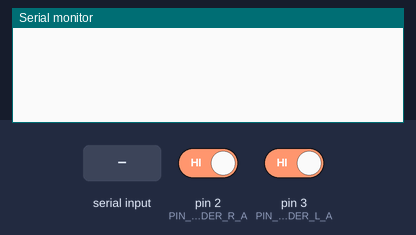
A sketch run on a simulated Arduino Uno, built with avr-gcc and run on an emulated ATmega328P. Parts: the last lines printed to the serial monitor. The inputs (shaded band) are chosen by the test bench; at power-on: pin 2 (PIN_ENCODER_R_A) HIGH, pin 3 (PIN_ENCODER_L_A) HIGH.

Above: at 1.7 s.
1.8 s: "90,45,200\n" received over Serial
At 2.7 s:
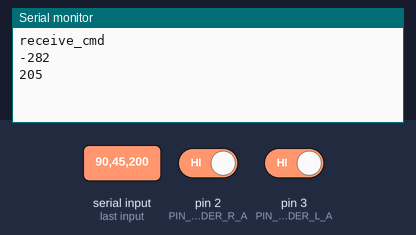
3.3 s: "0\n" received over Serial
At 3.8 s:
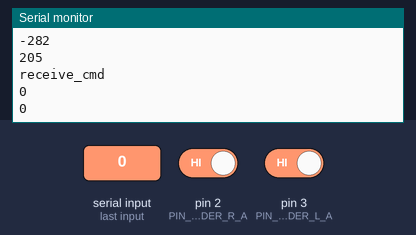
Timing chart, 0 to 6.3 s (numbered marks = the images above; inputs shaded):
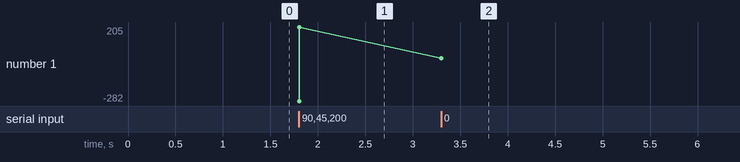

The sketch:

PID_RoboCraw.ino
```cpp
#include "MotorController.h"
#include <Arduino.h>
#include <Servo.h>


const int power_supply_pin = 10;
#define PIN_MOTOR_L 5
#define PIN_MOTOR_R 4
#define PIN_ENCODER_L_A 3
#define PIN_ENCODER_L_B 19
#define PIN_ENCODER_R_A 2
#define PIN_ENCODER_R_B 18
#define PWM_OUT_PIN0  5
#define PWM_OUT_PIN1  4

Servo myservo0, myservo1;
unsigned long current_time = 0, prev_time_10ms = 0, prev_time_100ms;
String reciev_str, send_str;
#define MOTOR_NUM 2
#define MOTOR_LEFT 0
#define MOTOR_RIGHT 1
MotorController motor_controllers[2];


float L_KP = 1.0;   // 標準ESC
float L_KI = 0.06;  // 標準ESC
float L_KD = 0.1;   // 標準ESC

float R_KP = 1.0;     // 標準ESC
float R_KI = 0.06;    // 標準ESC
float R_KD = 0.1;     // 標準ESC

float L_LPF = 0.00;   // 標準ESC
float R_LPF = 0.00;   // 標準ESC

//追記(2022/11/30 吉田)
float R_WHEEL_RADIUS = 0.0645 ; //車輪の半径(m)
float L_WHEEL_RADIUS = 0.0645 ; //車輪の半径(m)
float CURVATURE = 0.2 ; //曲率(曲線の曲がり具合)
float LINEAR_RATIO = 0.55 ;
float ANGULAR_RATIO = 0.25 ;
float TREAD = 0.455 ; //タイヤ間の距離(m)

int split(String data, char delimiter, String *dst) {
  int index = 0;
  int arraySize = (sizeof(data) / sizeof((data)[0]));
  int datalength = data.length();
  for (int i = 0; i < datalength; i++) {
    char tmp = data.charAt(i);
    if (tmp == delimiter) {
      index++;
      if (index > (arraySize - 1)) return -1;
    }
    else dst[index] += tmp;
  }
  return (index + 1);
}

void leftEncHandler() {
  motor_controllers[MOTOR_LEFT].updateEnc();
}

void rightEncHandler() {
  motor_controllers[MOTOR_RIGHT].updateEnc();
}

void setup() {
  Serial.begin(115200);
  pinMode(power_supply_pin, OUTPUT); //エンコーダーの給電用
  digitalWrite(power_supply_pin, HIGH);
  pinMode(PIN_ENCODER_L_A, INPUT_PULLUP);     //A相用信号入力　入力割り込みpinを使用　内蔵プルアップ有効
  pinMode(PIN_ENCODER_L_B, INPUT_PULLUP);     //B相用信号入力　内蔵プルアップ有効
  pinMode(PIN_ENCODER_R_A, INPUT_PULLUP);     //A相用信号入力　入力割り込みpinを使用　内蔵プルアップ有効
  pinMode(PIN_ENCODER_R_B, INPUT_PULLUP);     //B相用信号入力　内蔵プルアップ有効

  // LEFT
  motor_controllers[MOTOR_LEFT] = MotorController(PIN_ENCODER_L_A, PIN_ENCODER_L_B, PIN_MOTOR_L, 2048, 600, 100, L_LPF, L_KP, L_KI, L_KD, true);
  // RIGHT
  motor_controllers[MOTOR_RIGHT] = MotorController(PIN_ENCODER_R_A, PIN_ENCODER_R_B, PIN_MOTOR_R, 2048, 600, 100, R_LPF, R_KP, R_KI, R_KD, true);

  delay(10);

  attachInterrupt(digitalPinToInterrupt(PIN_ENCODER_L_A), leftEncHandler, RISING);
  attachInterrupt(digitalPinToInterrupt(PIN_ENCODER_R_A), rightEncHandler, RISING);
  // 外部割込みピンは直接レジスタをたたく。（Arduinoコンパイラの場合、同じブロックであるD4~D7も反応してしまう）

  // 初期値でモータ指示。起動時に停止を入力しないと保護機能が働き、回りません。
  for (int i = 0; i < MOTOR_NUM; i++) {
    motor_controllers[i].driveMotor();
  }

  delay(500); // 10msでもOKでした。確実に回すために設定（気持ち）
}

void send_speed()
{

  //Serial.print(motor_controllers[MOTOR_LEFT].getRpm()); // 制御量を見るため。開発用
  //Serial.print(motor_controllers[MOTOR_LEFT].rpm_); // 制御量を見るため。開発用
  //Serial.print("\n");
  //Serial.println(motor_controllers[MOTOR_RIGHT].getRpm());    //制御量を見るため。開発用
  //Serial.println(motor_controllers[MOTOR_RIGHT].rpm_);
  //Serial.print("0.0");  // カウンタが見たいだけ。あとで戻す

}

void job_10ms()
{
  for (int i = 0; i < MOTOR_NUM; i++) {
    motor_controllers[i].driveMotor();
  }

}

void job_100ms()
{
  send_speed();
}

void kinematics(String *linear_angular, int *cmd_rpm) {
  float linear_speed_ = linear_angular[0].toFloat();
  float angular_speed_ = linear_angular[1].toFloat();
  if (linear_speed_ > 3) {
    linear_speed_ = 3;
  }
  if (angular_speed_ > 2) {
    angular_speed_ = 1;
  }
  float new_right_velocity = 0.0; //更新速度(right)
  float new_left_velocity = 0.0; //更新速度(left)
  float right_velocity = 0.0;
  float left_velocity = 0.0;
  float l_rpm = 0.0;
  float r_rpm = 0.0;
  //各駆動輪の速度
  new_right_velocity = -(linear_speed_ * LINEAR_RATIO + angular_speed_ * ANGULAR_RATIO * (1 + (TREAD / 2) * CURVATURE)) ;
  new_left_velocity = linear_speed_ * LINEAR_RATIO - angular_speed_ * ANGULAR_RATIO * (1 + (TREAD / 2) * CURVATURE) ;
  if (right_velocity != new_right_velocity || left_velocity != new_left_velocity) {
    right_velocity = new_right_velocity ;
    left_velocity = new_left_velocity ;
  }
  //velocity to rpm変換
  cmd_rpm[0] = (right_velocity / R_WHEEL_RADIUS) * (60 / (2 * PI)) ;
  cmd_rpm[1] = (left_velocity / L_WHEEL_RADIUS) * (60 / (2 * PI)) ;
}

void recieve_cmd() {
  Serial.println("receive_cmd"); //文字列型で価を受け取る(例)"100,100"
  reciev_str = Serial.readStringUntil('\n');
  if (reciev_str.length() > 0) {
    String sp_reciev_str[2];
    split(reciev_str, ',', sp_reciev_str); //コンマで左右のrpmを区別する
    int cmd_rpm[2] ;
    kinematics(sp_reciev_str, cmd_rpm);
    for (int i = 0 ; i < 2 ; i ++ ) {
      Serial.println(cmd_rpm[i]);
    }
    for (int i = 0; i < MOTOR_NUM; i++) {
      motor_controllers[i].setTargetRpm(cmd_rpm[i]);
    }
  }
}


void loop()
{
  current_time = micros();  // オーバーフローまで約40分

  // 10msJob:drive_motor,calc_rpm
  if (current_time - prev_time_10ms > 10000) { // TODO 10秒で1msくらいズレる
    job_10ms();
    prev_time_10ms = current_time;
  }
  // 100msJob:print_rpm
  if (current_time - prev_time_100ms > 100000) { // TODO 1秒で1msくらいズレる
    job_100ms();
    prev_time_100ms = current_time;
  }

  if (Serial.available() > 0) {
    recieve_cmd();
  }
}
```

MotorController.cpp
```cpp
#include "Arduino.h"
#include "MotorController.h"

MotorController::MotorController() {
  initialized_ = false;
}

MotorController::MotorController(int enc_pin_a, int enc_pin_b, int servo_pin, int pulse_per_round, int max_speed, int control_hz, float lpf_rate, float kp, float ki, float kd, bool reverse) {

  // 引数で変数を初期化
  enc_pin_a_ = enc_pin_a;
  enc_pin_b_ = enc_pin_b;
  servo_pin_ = servo_pin;
  pulse_per_round_ = pulse_per_round;
  max_speed_ = max_speed;
  control_hz_ = control_hz;
  lpf_rate_ = lpf_rate;
  kp_ = kp;
  ki_ = ki;
  kd_ = kd;
  reverse_ = reverse;

  // 変数の初期化
  speed_ = 0;
  enc_ = 0;
  prev_enc_ = 0;
  rpm_ = 0.0;
  prev_rpm_ = 0.0;
  target_rpm_ = 0.0;
  prev_p_ = 0.0;
  prev_i_ = 0.0;
  stop_cnt = 0;


  // Servo変数にピンを割り当て
  servo_.attach(servo_pin_);

  //attachInterrupt(digitalPinToInterrupt(enc_pin_a_), &ChangedEncPin, RISING);

  initialized_ = true;
}

void MotorController::driveMotor() {
  if (!initialized_) {
    return;
  }

  // rpm_の更新
  calcRpm();

  pidControl();


  // サーボに書き込み
  servo_.writeMicroseconds(PULSE_CENTRAL + speed_);

  /**
    Serial.print("driveMotor: ");
    Serial.print(servo_pin_);
    Serial.print(",");
    Serial.print(target_rpm_);
    Serial.print(",");
    Serial.print(enc_);
    Serial.print(",");
    Serial.print(rpm_);
    Serial.print(",");
    Serial.println(pulse_);
  */
}

//static void MotorController::ChangedEncPin(){
//}

void MotorController::updateEnc() {
  if (!initialized_) {
    return;
  }

  if (LOW == digitalRead(enc_pin_b_)) {
    if (!reverse_) {
      enc_--;  // PINがLOW & 正転 -> デクリメント
    } else {
      enc_++;  // PINがLOW & 逆転 -> インクリメント
    }
  } else {
    if (!reverse_) {
      enc_++;  // PINがHIGH & 正転 -> インクリメント
    } else {
      enc_--;  // PINがHIGH & 逆転 -> デクリメント
    }
  }
}

void MotorController::setTargetRpm(float target_rpm) {
  if (!initialized_) {
    return;
  }

  target_rpm_ = target_rpm;

}

int MotorController::getCount() {
  if (!initialized_) {
    return 0;
  }

  return enc_;
}

float MotorController::getRpm() {
  if (!initialized_) {
    return 0.0;
  }
  return rpm_;
}

float MotorController::getSpeed() {
  if (!initialized_) {
    return 0.0;
  }

  return speed_;
}


void MotorController::calcRpm() {
  if (!initialized_) {
    return;
  }

  float rps;  // RPS
  int diff; // エンコーダカウントの差分
  float rpm_nolpf;  // RPM(LPF前)

  // エンコーダカウントの差分を生成
  diff = enc_ - prev_enc_;
  // ノイズで車体が動いていない時もカウントアップしてしまうため
  if (-3 < diff && diff < 3 ) {
    diff = 0;
    enc_ = prev_enc_;
  }
  //Serial.print(diff);
  //Serial.print(",");

  if (diff == 0) { // 0割り回避
    rpm_nolpf = 0.0;
  } else {
    // RPS 計算
    rps = (float)diff * (float)control_hz_ / (float)pulse_per_round_;

    // RPS -> RPM
    rpm_nolpf = rps * 60.0;
  }

  // RPM 計算
  rpm_ = prev_rpm_ * lpf_rate_ + rpm_nolpf * (1.0 - lpf_rate_);
  //Serial.println(rpm_);

  // prev_ 更新
  prev_rpm_ = rpm_;
  prev_enc_ = enc_;

}

void MotorController::pidControl() {
  if (!initialized_) {
    return;
  }

  float p;  // P制御値
  float i;  // I制御値
  float d;  // D制御値

  // 各制御値の計算
  p = target_rpm_ - rpm_;
  i = prev_i_ + p;
  d = p - prev_p_;

  // PID制御
  speed_ = p * kp_ + i * ki_ + d * kd_;

  // prev_ 更新
  prev_p_ = p;
  prev_i_ = i;

  // iゲインの発散補償（自動整合）
  float surplus = limitSpeed();
  prev_i_ = prev_i_ - surplus * kp_;

  // 停止中のiゲインの定常偏差をリセット（モータの不感地帯での制御がかかってしまうため）
  if (target_rpm_ == 0.0 || p == 0.0) {
    stop_cnt++;
  }
  if (stop_cnt > 100) {
    prev_i_ = 0.0;
    stop_cnt = 0;
  }

  /*
    if(servo_pin_ == 6){
      //Serial.print("pidControl: ");
      //Serial.print(servo_pin_);
      //Serial.print(",");
      Serial.print(p);
      Serial.print(",");
      Serial.print(i);
      //Serial.print(",");
      //Serial.print(d);
      //Serial.print(",");
      //Serial.print(prev_p_);
      //Serial.print(",");
      //Serial.println(prev_i_);
      Serial.print(",");
      Serial.println(rpm_);
    }
  */
}

float MotorController::limitSpeed() {
  if (!initialized_) {
    return -1.0;
  }
  float surplus; //Iゲイン自動整合用の余剰制御量を算出
  surplus = speed_ - max_speed_;

  // speed_ を範囲内に調整
  if (speed_ > max_speed_) {
    speed_ = max_speed_;
    return surplus;
  } else if (speed_ < -max_speed_) {
    speed_ = -max_speed_;
    return surplus;
  } else {
    return 0.0;
  }

}
```

MotorController.h
```cpp
#ifndef MOTORCONTROLLER_H
#define MOTORCONTROLLER_H

#include <Servo.h>

#define PULSE_CENTRAL 1500  // サーボに与えるパルス幅で中央
#define COUNT_INT_MAX 65535 // Arduino Uno/Nanoの場合はintが16bit

class MotorController {

  public:
    MotorController();
    MotorController(int enc_pin_a, int enc_pin_b, int servo_pin, int pulse_per_round, int max_speed, int control_hz, float lpf_rate, float kp, float ki, float kd, bool reverse);
    void driveMotor();
    //static void ChangedEncPin();
    void updateEnc();
    void setTargetRpm(float target_rpm);
    float getRpm();
    float getSpeed();
    int getCount();

  private:
    void calcRpm();
    void pidControl();
    float limitSpeed();

    int enc_pin_a_;       // エンコーダカウントピン
    int enc_pin_b_;       // エンコーダカウントピン
    int servo_pin_;       // サーボピン
    int max_speed_;       // 最大スピードを指定（絶対値）
    int control_hz_;      // 制御する周期
    int pulse_per_round_; //
    float lpf_rate_;      // ローパスフィルタの効き具合
    Servo servo_;         // Servoクラス

    int16_t speed_;       // モータ出力速度
    int enc_;             // エンコーダカウント
    int prev_enc_;        // 前ステップのエンコーダカウント
    float rpm_;           // RPM
    float prev_rpm_;      // 前ステップのRPM
    float target_rpm_;    // 目標RPM
    float kp_;            // Pゲイン
    float ki_;            // Iゲイン
    float kd_;            // Dゲイン
    float prev_p_;        // 前ステップのP
    float prev_i_;        // 前ステップのI
    bool reverse_;        //

    int stop_cnt;         // 速度ゼロで不感地帯の制御値をいったんリセット

    bool initialized_;

};


#endif
```

Measured:
- after the input at 1.8 s, the serial monitor: prints a new line at once (image 1)
- after the input at 3.3 s, the serial monitor: prints a new line at once (image 2)
- plotted number 1: 205 → 0 after the input at 3.3 s
